Frame 1 (no input): blank canvas, image omitted
Frame 60 (the mouse pressed at the canvas centre just before this capture): blank canvas, image omitted
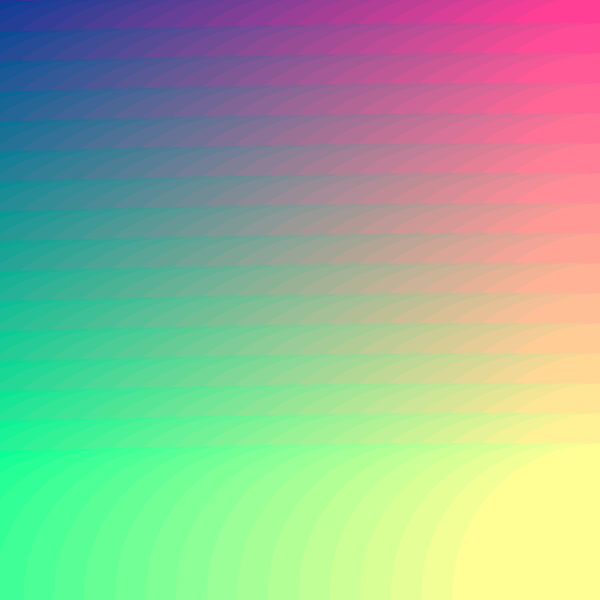
Frame 120 (the mouse held since frame 60 and released just before this capture)

The Processing sketch whose frames 1 and 60 were blank and that drew this single picture after the mouse press (run headless with seeded random() and noise(); from frame 60 on, the mouse is pressed at the canvas centre):

// Processing sketch: nestedloopspractice
// ── nestedloopspractice.pde
void setup() {
  size(600, 600);
  noStroke(); 
  rectMode(CENTER); 
}


void draw() {
  background(0); 
  for (int y = 0; y <= height; y+=30) {
    for (int x = 0; x <= width; x+=30) {
      pushMatrix(); 
      translate(x,y); 
      float r = map(x, 0, width, 0, 255); 
      float g = map(y, 0, height, 0, 255); 
      fill(r,g,150);
      float a = map(y,0,height,0,TWO_PI);
      
      float t = map(x,0,width,0,120); 
      
      rotate(radians(frameCount+t+a)); 
      
      ellipse(5,5,mouseX,mouseY);
      
      popMatrix();  
    }
  }
}

//we do the Y loop but the X loop is within the Y loop 
//so it is nested 
//this makes x = 0, y = 0
//next loop, x = 1, y = 0
//a loop looping within a loop 
